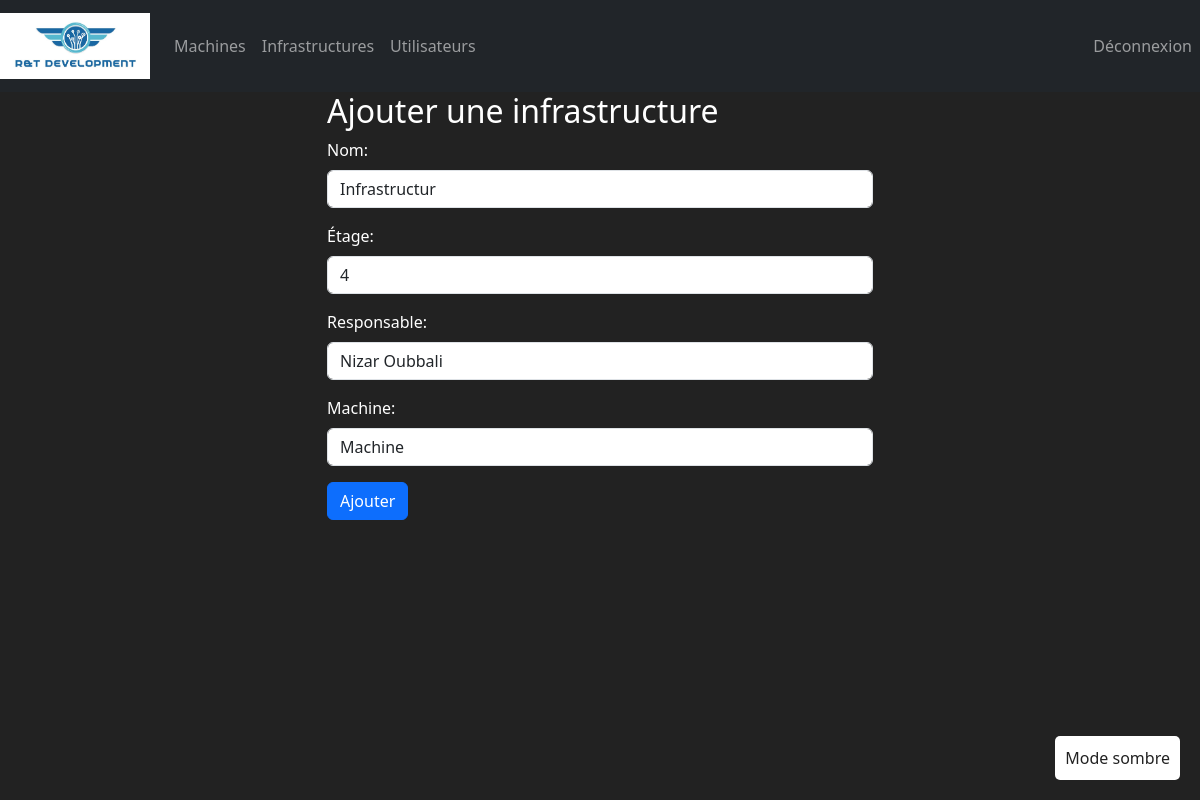
Page /infrastructures/1/update/ (signed in) on the committed database.
### ManagementApp/models.py (models this page shows, shortened)
class Infrastructure(models.Model):
    id = models.AutoField(
        primary_key=True,
        editable=False
    )
    nom = models.CharField(max_length=100)
    responsable = models.OneToOneField(Utilisateur, on_delete=models.CASCADE, null=True, blank=True,limit_choices_to={'role': 'responsable'})
    machine = models.ForeignKey(Machine, on_delete=models.CASCADE)
    etage = models.IntegerField(default=0)

### ManagementApp/views.py (the view)
# urls.py: path('infrastructures/<pk>/update/', views.infrastructure_update, name='infrastructure_update'),
@login_required
def infrastructure_update(request, pk):
    infrastructure = get_object_or_404(Infrastructure, id=pk)
    if request.method == 'POST':
        form = InfrastructureForm(request.POST or None, instance=infrastructure)
        if form.is_valid():
            form.save()
            return redirect('infrastructure_detail', pk=infrastructure.pk)
    else:
        form = InfrastructureForm(instance=infrastructure)
    return render(request, 'infrastructure/infrastructure_add.html', {'form': form})

### ManagementApp/forms.py
class InfrastructureForm(forms.ModelForm):
    class Meta:
        model = Infrastructure
        fields = ['nom', 'responsable', 'machine', 'etage']
        widgets = {
            'nom': forms.TextInput(attrs={'class': 'form-control'}),
            'responsable': forms.Select(attrs={'class': 'form-control'}),
            'machine': forms.Select(attrs={'class': 'form-control'}),
            'etage': forms.NumberInput(attrs={'class': 'form-control'}),
        }
    def __init__(self, *args, **kwargs):
        super().__init__(*args, **kwargs)
        self.fields['responsable'].queryset = Utilisateur.objects.filter(role='responsable')

### ManagementApp/models.py (called while the page is built)
    def __str__(self):
        return f"{self.prenom} {self.nom}"

    def __str__(self):
        return self.nom

### ManagementApp/templates/infrastructure/infrastructure_add.html (shortened to what this page needs)
{% extends 'index.html' %}
{% block content %}
<div class="container">
  <div class="row justify-content-center">
    <div class="col-md-6">
      <h2>Ajouter une infrastructure</h2>
      <form method="POST">
        <div class="mb-3">
          <label for="nom" class="form-label">Nom:</label>
          {{ form.nom }}
        </div>
        <div class="mb-3">
          <label for="etage" class="form-label">Étage:</label>
          {{ form.etage }}
        </div>
        <div class="mb-3">
          <label for="responsable" class="form-label">Responsable:</label>
          {{ form.responsable }}
        </div>
        <div class="mb-3">
          <label for="machine" class="form-label">Machine:</label>
          {{ form.machine }}
        </div>
        <button type="submit" class="btn btn-primary">Ajouter</button>
      </form>
    </div>
  </div>
</div>
{% endblock %}

### ManagementApp/templates/index.html (style rules this page uses)
body.dark-mode { background-color: #222; color: #fff; }

### rows in the picture
Infrastructure: nom "Infrastructur", etage "4", responsable "Nizar Oubbali", machine "Machine"
